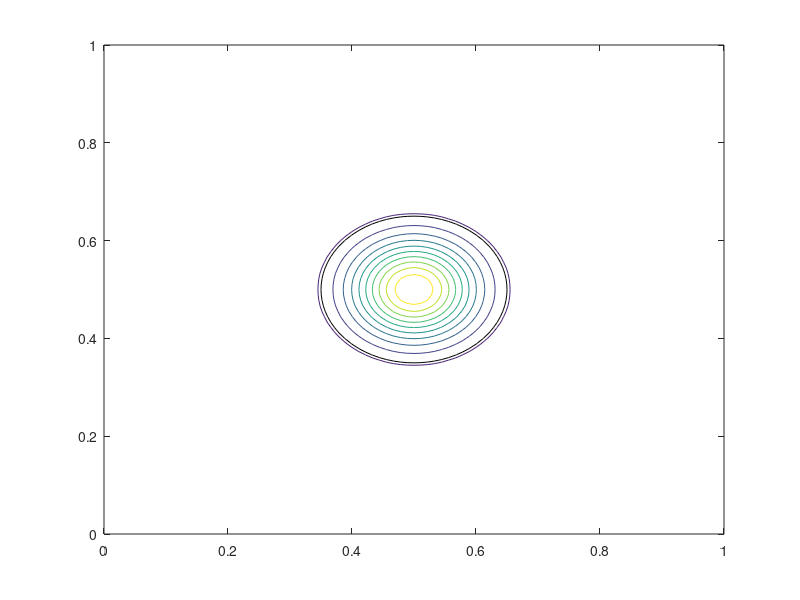
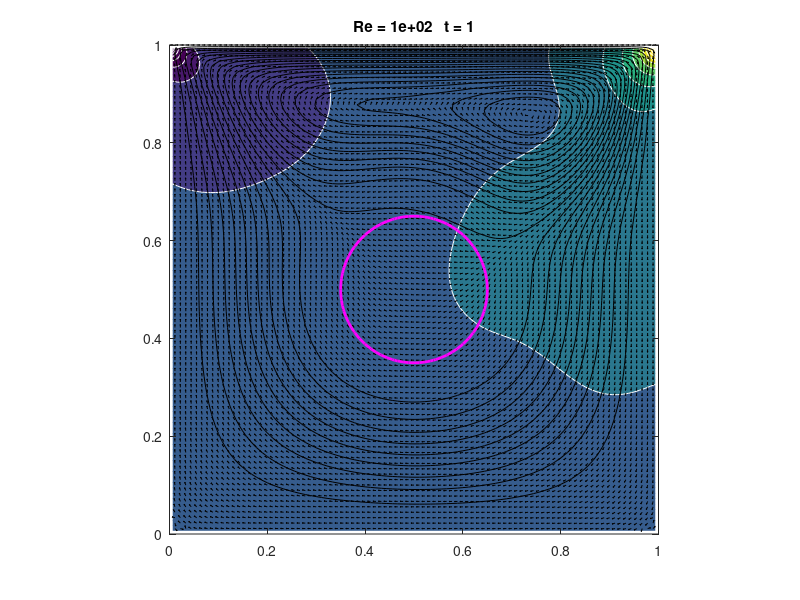

MATLAB code to generate these figures, in order:
function mit18086_navierstokes_obs
%MIT18086_NAVIERSTOKES
%    Solves the incompressible Navier-Stokes equations in a
%    rectangular domain with prescribed velocities along the
%    boundary. The solution method is finite differencing on
%    a staggered grid with implicit diffusion and a Chorin
%    projection method for the pressure.
%    Visualization is done by a colormap-isoline plot for
%    pressure and normalized quiver and streamline plot for
%    the velocity field.
%    The standard setup solves a lid driven cavity problem.

% 07/2007 by Benjamin Seibold
%            http://www-math.mit.edu/~seibold/
% Feel free to modify for teaching and learning.
%-----------------------------------------------------------------------
Re = 1e2;     % Reynolds number
dt = 2e-3;    % time step
tf = 1;    % final time
lx = 1;       % width of box
ly = 1;       % height of box
nx = 90;      % number of x-gridpoints
ny = 90;      % number of y-gridpoints
obstacle='circle';  % 'circle'
xObs = 0.5; yObs = 0.5;   %Obstacle position
eta = 10^(-3);
nsteps = 10;  % number of steps with graphic output
%-----------------------------------------------------------------------
nt = ceil(tf/dt); dt = tf/nt;
x = linspace(0,lx,nx+1); hx = lx/nx;
y = linspace(0,ly,ny+1); hy = ly/ny;
[X,Y] = meshgrid(y,x);
%-----------------------------------------------------------------------
% initial conditions
U = zeros(nx-1,ny); V = zeros(nx,ny-1);
% boundary conditions
uN = x*0+1;    vN = avg(x)*0;
uS = x*0;      vS = avg(x)*0;
uW = avg(y)*0; vW = y*0;
uE = avg(y)*0; vE = y*0;
%-----------------------------------------------------------------------
% Define obstacle
switch lower(obstacle)
   case {'circle'}
       circ = @(x, y) sqrt(x.^2 + y.^2);
       phi = @(x, y) circ(x-xObs, y-yObs) - 0.15;
       phip = phi(X, Y);
       
       %Smoothed Indicator Function
       sig = 10^(-1);
       gauss = @(x, y, sig) exp(-(x.^2 + y.^2)./(sig.^2)); % gaussian centered at 0
       indFunc = gauss(mod(X, lx)-xObs, mod(Y, ly)-yObs, sig);
       
       contour(X, Y, indFunc)
       hold on;
       contour(X, Y, phip, [0 0], 'k')
       hold off;
       
   otherwise
      disp('Unknown obstacle type !!!');
      return
end

Ubc = dt/Re*([2*uS(2:end-1)' zeros(nx-1,ny-2) 2*uN(2:end-1)']/hx^2+...
      [uW;zeros(nx-3,ny);uE]/hy^2);
Vbc = dt/Re*([vS' zeros(nx,ny-3) vN']/hx^2+...
      [2*vW(2:end-1);zeros(nx-2,ny-1);2*vE(2:end-1)]/hy^2);

fprintf('initialization')
Lp = kron(speye(ny),K1(nx,hx,1))+kron(K1(ny,hy,1),speye(nx));
Lp(1,1) = 3/2*Lp(1,1);
perp = symamd(Lp); Rp = chol(Lp(perp,perp)); Rpt = Rp';
Lu = speye((nx-1)*ny)+dt/Re*(kron(speye(ny),K1(nx-1,hx,2))+...
     kron(K1(ny,hy,3),speye(nx-1)));
peru = symamd(Lu); Ru = chol(Lu(peru,peru)); Rut = Ru';
Lv = speye(nx*(ny-1))+dt/Re*(kron(speye(ny-1),K1(nx,hx,3))+...
     kron(K1(ny-1,hy,2),speye(nx)));
perv = symamd(Lv); Rv = chol(Lv(perv,perv)); Rvt = Rv';
Lq = kron(speye(ny-1),K1(nx-1,hx,2))+kron(K1(ny-1,hy,2),speye(nx-1));
perq = symamd(Lq); Rq = chol(Lq(perq,perq)); Rqt = Rq';

fprintf(', time loop\n--20%%--40%%--60%%--80%%-100%%\n')
figure;
for k = 1:nt
   % treat nonlinear terms
   gamma = min(1.2*dt*max(max(max(abs(U)))/hx,max(max(abs(V)))/hy),1);
   Ue = [uW;U;uE]; Ue = [2*uS'-Ue(:,1) Ue 2*uN'-Ue(:,end)];
   Ve = [vS' V vN']; Ve = [2*vW-Ve(1,:);Ve;2*vE-Ve(end,:)];
   Ua = avg(Ue')'; Ud = diff(Ue')'/2;
   Va = avg(Ve);   Vd = diff(Ve)/2;
   UVx = diff(Ua.*Va-gamma*abs(Ua).*Vd)/hx;
   UVy = diff((Ua.*Va-gamma*Ud.*abs(Va))')'/hy;
   Ua = avg(Ue(:,2:end-1));   Ud = diff(Ue(:,2:end-1))/2;
   Va = avg(Ve(2:end-1,:)')'; Vd = diff(Ve(2:end-1,:)')'/2;
   U2x = diff(Ua.^2-gamma*abs(Ua).*Ud)/hx;
   V2y = diff((Va.^2-gamma*abs(Va).*Vd)')'/hy;
   
   % Obstacle Penalization
   %U = dt.*(uxx-indFunc.*u./eta) + u
   %V = dt.*(vxx-indFunc.*v./eta) + v
   U = U-dt*(UVy(2:end-1,:)+U2x + indFunc(2:end-1,1:end-1).*U./eta);
   V = V-dt*(UVx(:,2:end-1)+V2y + indFunc(1:end-1,2:end-1).*V./eta);
   
   % implicit viscosity
   rhs = reshape(U+Ubc,[],1);
   u(peru) = Ru\(Rut\rhs(peru));
   U = reshape(u,nx-1,ny);
   rhs = reshape(V+Vbc,[],1);
   v(perv) = Rv\(Rvt\rhs(perv));
   V = reshape(v,nx,ny-1);
   

   
   % pressure correction
   rhs = reshape(diff([uW;U;uE])/hx+diff([vS' V vN']')'/hy,[],1);
   p(perp) = -Rp\(Rpt\rhs(perp));
   P = reshape(p,nx,ny);
   U = U-diff(P)/hx;
   V = V-diff(P')'/hy;
   
   % visualization
   if floor(25*k/nt)>floor(25*(k-1)/nt), fprintf('.'), end
   if k==1||floor(nsteps*k/nt)>floor(nsteps*(k-1)/nt)
      % stream function
      rhs = reshape(diff(U')'/hy-diff(V)/hx,[],1);
      q(perq) = Rq\(Rqt\rhs(perq));
      Q = zeros(nx+1,ny+1);
      Q(2:end-1,2:end-1) = reshape(q,nx-1,ny-1);
      clf, contourf(avg(x),avg(y),P',20,'w-'), hold on
      contour(x,y,Q',20,'k-');
      Ue = [uS' avg([uW;U;uE]')' uN'];
      Ve = [vW;avg([vS' V vN']);vE];
      Len = sqrt(Ue.^2+Ve.^2+eps);
      quiver(x,y,(Ue./Len)',(Ve./Len)',.4,'k-')
      contour(X, Y, phip, [0 0], 'm', 'LineWidth', 2)
      hold off, axis equal, axis([0 lx 0 ly])
      p = sort(p); 
      caxis(p([8 end-7]))
      title(sprintf('Re = %0.1g   t = %0.2g',Re,k*dt))
      drawnow
   end
end
fprintf('\n')

%=======================================================================

function B = avg(A,k)
if nargin<2, k = 1; end
if size(A,1)==1, A = A'; end
if k<2, B = (A(2:end,:)+A(1:end-1,:))/2; else, B = avg(A,k-1); end
if size(A,2)==1, B = B'; end

function A = K1(n,h,a11)
% a11: Neumann=1, Dirichlet=2, Dirichlet mid=3;
A = spdiags([-1 a11 0;ones(n-2,1)*[-1 2 -1];0 a11 -1],-1:1,n,n)'/h^2;
